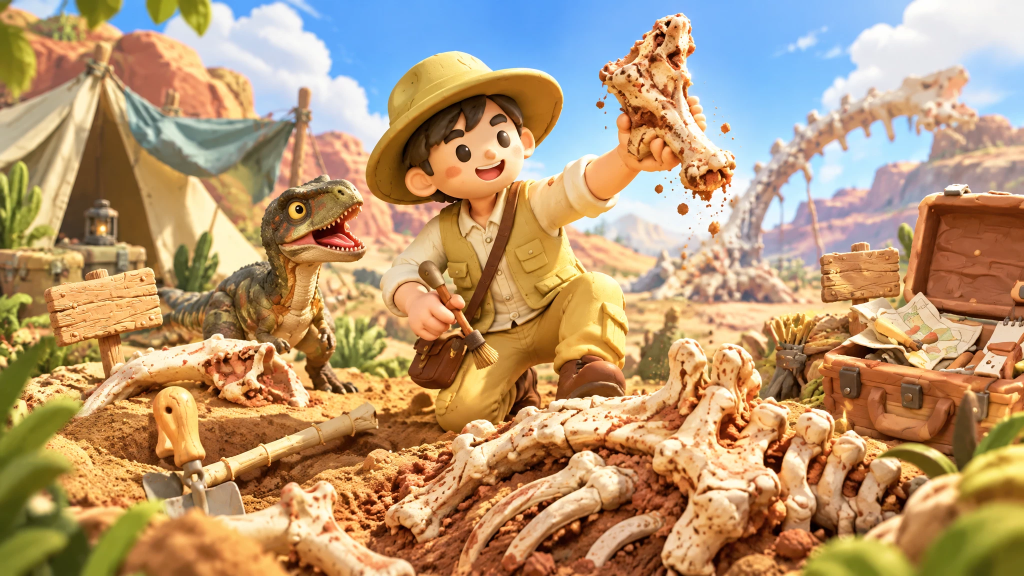
#> input picture assets/cover.webp, 2048 x 1152 px (shown at 1/2 size)
$ python -i optimize_glb.py   (imports and definitions only)
#> lines starting #> are read from the running program, lines starting #| are printed output that depends on the picture
"""Shrink Tripo GLB textures so the bundled prototype stays small.

Tripo exports three 2048px textures per model (Color / ORM / NormalGL), ~2-4 MB per file.
This rewrites every embedded image as a smaller JPEG and repacks the binary chunk,
keeping meshopt-compressed bufferViews intact.

Usage: python tools/optimize_glb.py   (assets/*.glb + assets/anim/*.glb -> assets/opt/)
"""
import io
import json
import struct
from pathlib import Path

from PIL import Image

ROOT = Path(__file__).resolve().parent.parent
SRC = ROOT / "assets"
OUT = SRC / "opt"

# Max texture edge per role; small hand tools need less detail than fossils.
SIZES = {"Color": 1024, "NormalGL": 1024, "ORM": 512}
SMALL = {"trowel", "brush", "bamboo_pick", "grid_stake", "site_sign"}


def read_glb(path):
    b = path.read_bytes()
    json_len = struct.unpack("<I", b[12:16])[0]
    gltf = json.loads(b[20:20 + json_len])
    bin_start = 20 + json_len + 8
    bin_len = struct.unpack("<I", b[20 + json_len:24 + json_len])[0]
    return gltf, b[bin_start:bin_start + bin_len]


def write_glb(path, gltf, binary):
    js = json.dumps(gltf, separators=(",", ":")).encode()
    js += b" " * (-len(js) % 4)
    binary += b"\0" * (-len(binary) % 4)
    total = 12 + 8 + len(js) + 8 + len(binary)
    out = struct.pack("<III", 0x46546C67, 2, total)
    out += struct.pack("<II", len(js), 0x4E4F534A) + js
    out += struct.pack("<II", len(binary), 0x004E4942) + binary
    path.write_bytes(out)


def shrink(data, role, small):
    img = Image.open(io.BytesIO(data)).convert("RGB")
    edge = SIZES.get(role, 1024) // (2 if small else 1)
    if max(img.size) > edge:
        img = img.resize((edge, edge), Image.LANCZOS)
    buf = io.BytesIO()
    img.save(buf, "JPEG", quality=90 if role == "NormalGL" else 82, optimize=True)
    return buf.getvalue()


def optimize(src, dst):
    gltf, binary = read_glb(src)
    small = src.stem in SMALL
    replaced = {}
    for img in gltf.get("images", []):
        bv = gltf["bufferViews"][img["bufferView"]]
        start = bv.get("byteOffset", 0)
        role = img.get("name", "").split("_")[0]
        replaced[img["bufferView"]] = shrink(binary[start:start + bv["byteLength"]], role, small)
        img["mimeType"] = "image/jpeg"

    # Repack buffer 0. A bufferView can point at it directly or through EXT_meshopt_compression.
    new = bytearray()
    for i, bv in enumerate(gltf.get("bufferViews", [])):
        ext = bv.get("extensions", {}).get("EXT_meshopt_compression")
        target = ext if ext is not None and ext.get("buffer", 0) == 0 else (bv if bv.get("buffer", 0) == 0 else None)
        if target is None:
            continue
        start = target.get("byteOffset", 0)
        chunk = replaced.get(i, binary[start:start + target["byteLength"]])
        new += b"\0" * (-len(new) % 4)
        target["byteOffset"] = len(new)
        target["byteLength"] = len(chunk)
        new += chunk
    gltf["buffers"][0]["byteLength"] = len(new)
    write_glb(dst, gltf, bytes(new))
    print(f"{src.relative_to(SRC)}: {src.stat().st_size // 1024} KB -> {dst.stat().st_size // 1024} KB")


def main():
    for folder, out in ((SRC, OUT), (SRC / "anim", OUT / "anim")):
        out.mkdir(parents=True, exist_ok=True)
        for src in sorted(folder.glob("*.glb")):
            optimize(src, out / src.name)


# [2 lines not run here, left out]

>>> import cv2
>>> picture = cv2.imread('../assets/cover.webp', cv2.IMREAD_GRAYSCALE)
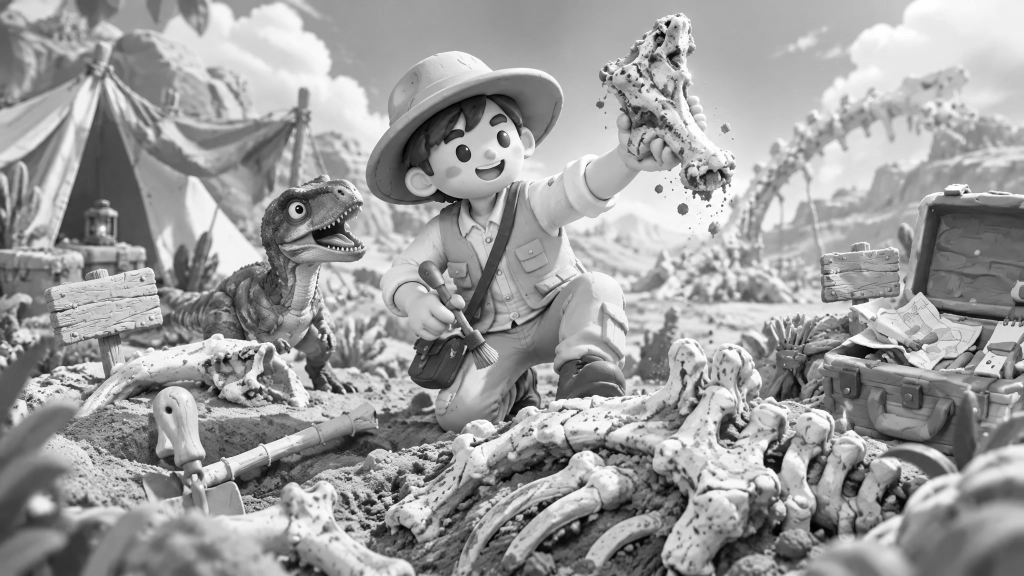
#> picture: shape (1152, 2048) (shown at 1/2 size); min 0, max 255, mean 156.6
>>> result = optimize(picture, 'out.png')
#> (the run stopped early here; a loop or call above may not have finished)
